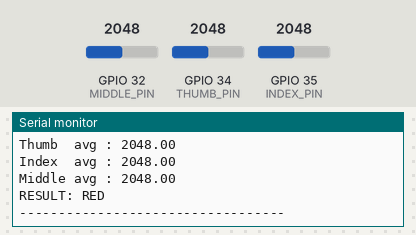
This sketch was run on a simulated ESP32. On the bench: the last lines printed to the serial monitor. The inputs (shaded band) are chosen by the test bench; at power-on: GPIO 32 (MIDDLE_PIN) = 2048, GPIO 34 (THUMB_PIN) = 2048, GPIO 35 (INDEX_PIN) = 2048.

Above: at 1.7 s.
1.8 s: GPIO 32 (MIDDLE_PIN) set to 2866
At 2.8 s:
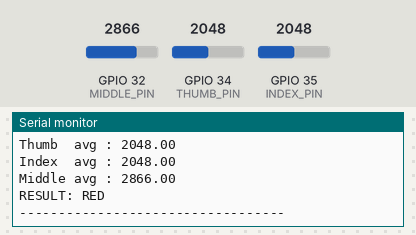
3.3 s: GPIO 34 (THUMB_PIN) set to 2866
4.8 s: GPIO 35 (INDEX_PIN) set to 2866
6.3 s: GPIO 32 (MIDDLE_PIN) set to 3603
At 6.9 s:
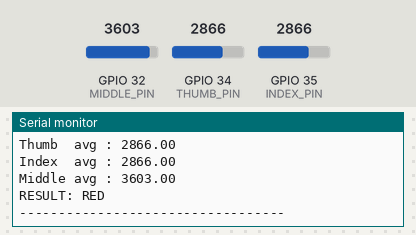
7.8 s: GPIO 34 (THUMB_PIN) set to 3603
9.3 s: GPIO 35 (INDEX_PIN) set to 3603
Timing chart, 0 to 11.8 s (numbered marks = the images above; inputs shaded):
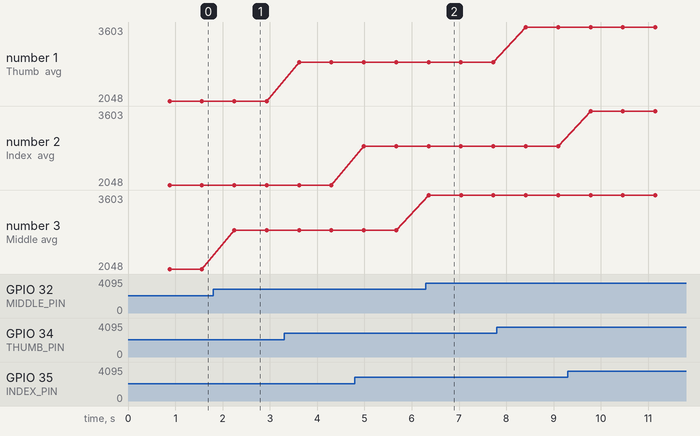

Measured:
- after the input at 1.8 s, the serial monitor: prints a new line after 0.45 s (image 1)
- after the input at 6.3 s, the serial monitor: prints a new line after 0.06 s (image 2)
- plotted number 3: 2048 → 2866 after the input at 1.8 s, 2866 → 3603 after the input at 6.3 s

The sketch:

SIH_FSR.ino
```cpp
// DOIT ESP32 DevKit – 3 FSR threshold check
// Thumb -> GPIO 34
// Index -> GPIO 35
// Middle -> GPIO 32

#define THUMB_PIN   34
#define INDEX_PIN   35
#define MIDDLE_PIN  32

// ---- Setpoints (from your calibration) ----
const float SP_THUMB  = 825.72;
const float SP_INDEX  = 323.50;
const float SP_MIDDLE = 690.96;

// Read one FSR: ignore first 2 samples, average next 5
float readFSRavg(int pin) {
  int raw;

  // discard first 2 readings
  for (int i = 0; i < 2; i++) {
    raw = analogRead(pin);
    delay(50);
  }

  // take next 5 readings for average
  long sum = 0;
  for (int i = 0; i < 5; i++) {
    raw = analogRead(pin);
    sum += raw;
    delay(5);
  }

  float avg = sum / 5.0;
  return avg;
}

void setup() {
  Serial.begin(115200);
  delay(500);
  Serial.println("ESP32 – 3 FSR threshold test started...");
}

void loop() {

  // 1️⃣ Get averaged readings for each finger
  float thumbAvg  = readFSRavg(THUMB_PIN);
  float indexAvg  = readFSRavg(INDEX_PIN);
  float middleAvg = readFSRavg(MIDDLE_PIN);

  // 2️⃣ Print averages
  Serial.println("========== FSR AVERAGES ==========");
  Serial.print("Thumb  avg : ");  Serial.println(thumbAvg);
  Serial.print("Index  avg : ");  Serial.println(indexAvg);
  Serial.print("Middle avg : ");  Serial.println(middleAvg);

  // 3️⃣ Check AND condition for all three fingers
  bool conditionOK =
      (thumbAvg  >= SP_THUMB)  ||
      (indexAvg  >= SP_INDEX)  ||
      (middleAvg >= SP_MIDDLE);

  if (conditionOK) {
    Serial.println("RESULT: RED");
  } else {
    Serial.println("RESULT: GREEN");
  }

  Serial.println("----------------------------------");
  delay(300);  // small delay between cycles
}
```
